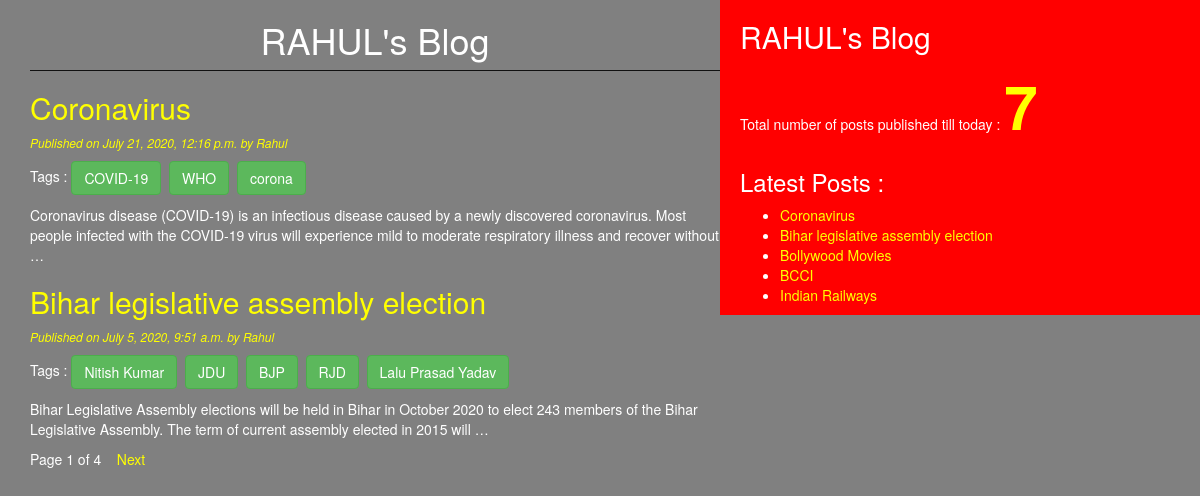
The page / on the database its author committed.
### blogapp/models.py (models this page shows, shortened)
class Post(models.Model):
    STATUS_CHOICES = (('draft','Draft'), ('published','Published'),)
    title = models.CharField(max_length = 256)
    slug = models.SlugField(max_length = 256, unique_for_date = 'publish')
    author = models.ForeignKey(User, models.SET_NULL, blank=True, null=True, related_name = 'blog_posts')
    body = models.TextField()
    publish = models.DateTimeField(default = timezone.now)
    created = models.DateTimeField(auto_now_add = True)
    updated = models.DateTimeField(auto_now = True)
    status = models.CharField(max_length = 10, choices = STATUS_CHOICES, default = 'draft')
    objects = CustomManager()
    tags = TaggableManager()    #It is a model manager responsible for everything related to taggs.
    class Meta:
        ordering = ('-publish',)
    def get_absolute_url(self):
        return reverse('post_detail', args = [self.publish.year, self.publish.strftime('%m'), self.publish.strftime('%d'), self.slug])

### blogapp/views.py (the view)
# urls.py: path('', views.post_list_view),
def post_list_view(request, tag_slug = None):
    post_list = Post.objects.all()
    tag = None
    if tag_slug:
        tag = get_object_or_404(Tag, slug = tag_slug)
        post_list = post_list.filter(tags__in=[tag])
    paginator = Paginator(post_list, 2)
    page_number = request.GET.get('page')
    try:
        post_list = paginator.page(page_number)
    except PageNotAnInteger:
        post_list = paginator.page(1)
    except EmptyPage:
        post_list = paginator.page(paginator.num_pages)
    return render(request, 'blogapp/post_list.html', {'post_list' : post_list, 'tag' : tag})

### blogapp/models.py (called while the page is built)
    def get_queryset(self):
        return super().get_queryset().filter(status = 'published')

### blogapp/templatetags/blogapp_tags.py (called while the page is built)
@register.simple_tag(name='my_tag')
def total_posts():
    return Post.objects.count()

@register.inclusion_tag('blogapp/latest_posts123.html')
def show_latest_posts(count=5):
    latest_posts = Post.objects.order_by('-publish')[:count]
    return {'latest_posts' : latest_posts}

### templates/blogapp/post_list.html (shortened to what this page needs)
<!DOCTYPE html>
{% extends 'blogapp/base.html' %}
{% block content %}
  <h1>RAHUL's Blog</h1>
  {% for post in post_list %}
  <a href="{{post.get_absolute_url}}"><h2>{{ post.title }}</h2></a>
  <p id = "date">Published on {{post.publish}} by {{post.author|title}}</p>
  <p>  Tags :
      {% for tag in post.tags.all %}
        <a href="{%url 'post_list_by_tag_name' tag.slug %}" class = "btn btn-success">{{tag.name}}</a>&nbsp
      {% endfor %}
  </p>
  {{post.body|truncatewords:30|linebreaks}}
  {% endfor %}
  {% include 'blogapp/pagination.html' with page=post_list %}
{% endblock %}

### templates/blogapp/base.html (shortened to what this page needs)
<!DOCTYPE html>
{% load blogapp_tags %}
{% load static %}
<html lang="en" dir="ltr">
  <head>
    <link rel="stylesheet" href="https://maxcdn.bootstrapcdn.com/bootstrap/3.3.7/css/bootstrap.min.css">
    <link rel="stylesheet" href="{% static "css/blog.css" %}">
  </head>
  <body>
    <div class="content">
      {% block content %}
      {% endblock %}
    </div>
    <div class="sidebar">
      <h2>RAHUL's Blog</h2>
      <p>Total number of posts published till today : <span id='pcount'>{% my_tag %}</span> </p>
      <h3>Latest Posts : </h3>{% show_latest_posts %}
    </div>
  </body>
</html>

### templates/blogapp/pagination.html (shortened to what this page needs)
<div class="paginator">
  <span>Page {{page.number}} of {{page.paginator.num_pages}} </span>&nbsp;&nbsp;
  {% if page.has_next %}
    <a href="?page={{page.next_page_number}}">Next</a>
  {% endif %}
</div>

### templates/blogapp/latest_posts123.html
<ul>
  {% for post in latest_posts %}
    <li><a href="{{post.get_absolute_url}}">{{ post.title }}</a></li>
  {% endfor %}
</ul>

### static/css/blog.css (style rules this page uses)
.content { width: 60%; float: left; padding-left: 30px; }
.sidebar { width: 40%; float: left; background: red; height: 100%; padding-left: 20px; }
h1 { text-align: center; border-bottom: 1px solid #111; padding-bottom: 10px; }
body { background-color: grey; color: white; }
#date { color: yellow; font-size: 12px; font-style: italic; }
a { color: yellow; }
#pcount { font-size: 60px; color: yellow; font-weight: bold; }

### rows shown on the page
Post: title "Coronavirus", publish "July 21, 2020, 12:16 p.m.", author "Rahul", body "Coronavirus disease (COVID-19) is an infectious disease caused by a newly discovered coronavirus. Most people infected with the COVID-19 virus will experience mild to moderate respiratory illness and recover without …"
Tag: name "COVID-19"
Tag: name "WHO"
Tag: name "corona"
Post: title "Bihar legislative assembly election", publish "July 5, 2020, 9:51 a.m.", author "Rahul", body "Bihar Legislative Assembly elections will be held in Bihar in October 2020 to elect 243 members of the Bihar Legislative Assembly. The term of current assembly elected in 2015 will …"
Tag: name "Nitish Kumar"
Tag: name "JDU"
Tag: name "BJP"
Tag: name "RJD"
Tag: name "Lalu Prasad Yadav"
Post: title "Bollywood Movies"
Post: title "BCCI"
Post: title "Indian Railways"

### other values the page prints
{{ page.number }} "1"
{{ page.paginator.num_pages }} "4"
